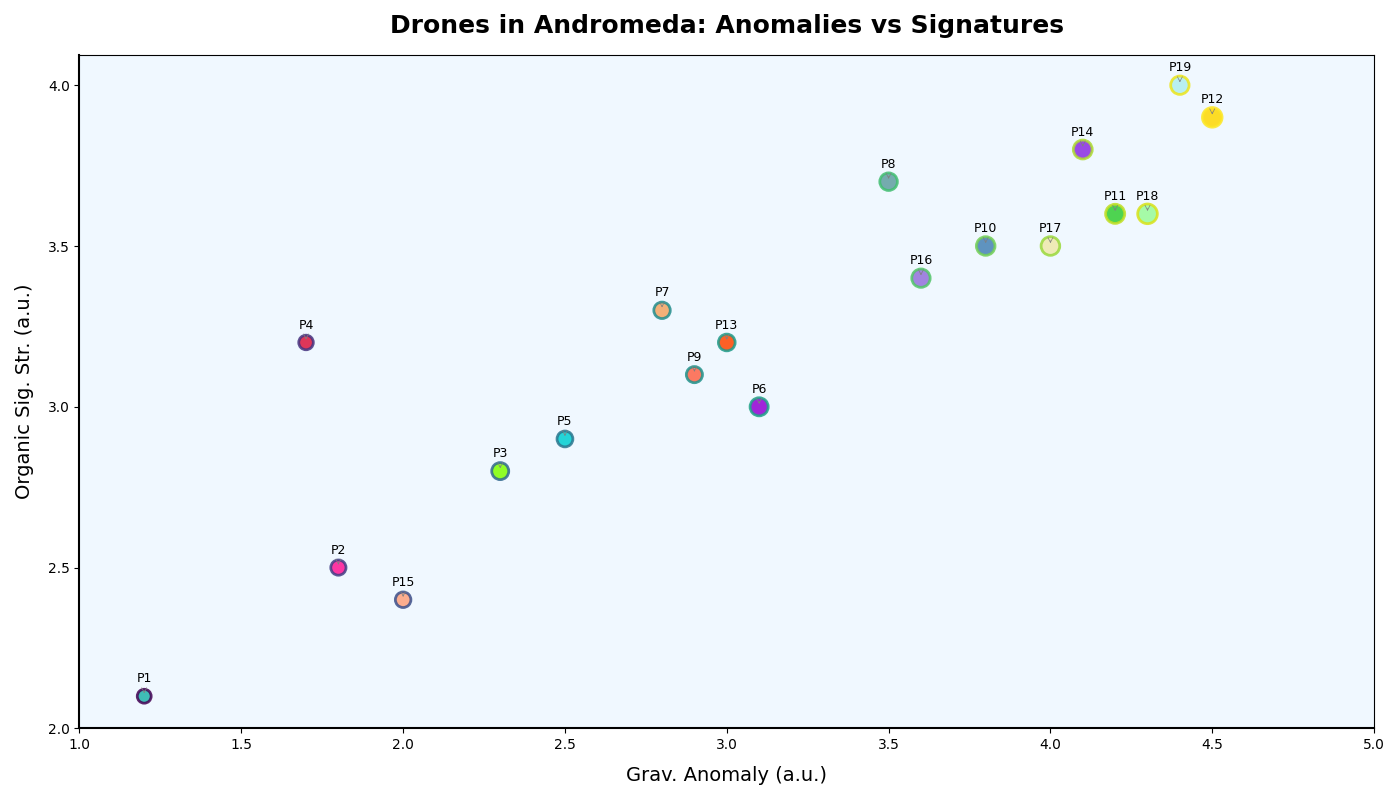

This figure's Python source:
import matplotlib.pyplot as plt
import numpy as np
from matplotlib.colors import Normalize
import matplotlib.cm as cm

gravitational_anomalies = np.array([1.2, 1.8, 2.3, 1.7, 2.5, 3.1, 2.8, 3.5, 2.9, 3.8, 4.2, 4.5, 3.0, 4.1])
organic_signature_strengths = np.array([2.1, 2.5, 2.8, 3.2, 2.9, 3.0, 3.3, 3.7, 3.1, 3.5, 3.6, 3.9, 3.2, 3.8])
sensor_sizes = np.array([100, 120, 150, 110, 130, 170, 140, 160, 135, 180, 190, 200, 145, 185])
colors = np.array(['#20B2AA', '#FF1493', '#7FFF00', '#DC143C', '#00CED1',
                   '#9400D3', '#F4A460', '#5F9EA0', '#FF6347', '#4682B4',
                   '#32CD32', '#FFD700', '#FF4500', '#8A2BE2'])

additional_grav_anomalies = np.array([2.0, 3.6, 4.0, 4.3, 4.4])
additional_org_sig_strengths = np.array([2.4, 3.4, 3.5, 3.6, 4.0])
additional_sensor_sizes = np.array([125, 175, 180, 200, 175])
additional_colors = np.array(['#FFA07A', '#9370DB', '#EEE8AA', '#98FB98', '#AFEEEE'])

gravitational_anomalies = np.concatenate((gravitational_anomalies, additional_grav_anomalies))
organic_signature_strengths = np.concatenate((organic_signature_strengths, additional_org_sig_strengths))
sensor_sizes = np.concatenate((sensor_sizes, additional_sensor_sizes))
colors = np.concatenate((colors, additional_colors))

norm = Normalize(vmin=min(gravitational_anomalies), vmax=max(gravitational_anomalies))
cmap = cm.viridis

plt.figure(figsize=(14, 8))
plt.scatter(gravitational_anomalies, organic_signature_strengths, s=sensor_sizes, c=colors, 
            alpha=0.85, edgecolors=cmap(norm(gravitational_anomalies)), linewidth=2, zorder=2)

plt.gca().set_facecolor('#f0f8ff')

plt.title("Drones in Andromeda: Anomalies vs Signatures", fontsize=18, fontweight='bold', y=1.02)
plt.xlabel("Grav. Anomaly (a.u.)", fontsize=14, labelpad=10)
plt.ylabel("Organic Sig. Str. (a.u.)", fontsize=14, labelpad=10)

plt.gca().spines['left'].set_linewidth(1.5)
plt.gca().spines['bottom'].set_linewidth(1.5)

for i in range(len(gravitational_anomalies)):
    plt.annotate(f'P{i+1}', 
                 (gravitational_anomalies[i], organic_signature_strengths[i]), 
                 textcoords="offset points", xytext=(0,10), ha='center', fontsize=9,
                 arrowprops=dict(arrowstyle='->', lw=0.5, color='gray'))

plt.xticks(np.arange(1, 5.5, 0.5))
plt.yticks(np.arange(2, 4.5, 0.5))

plt.tight_layout()
plt.show()
